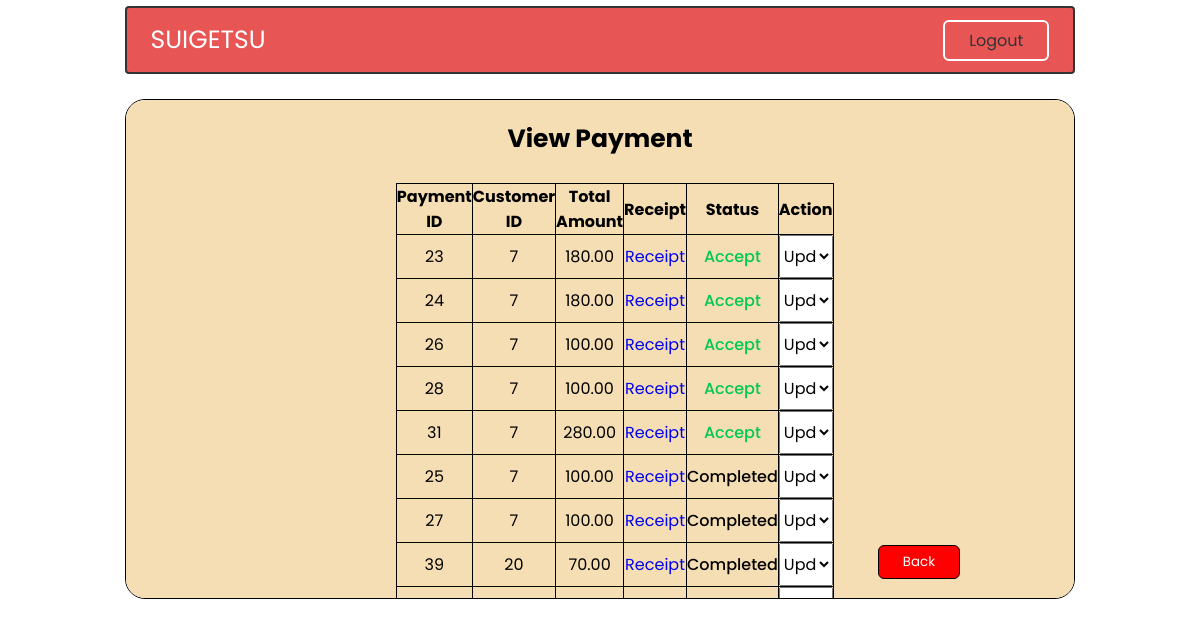
The page /admin/admin_payment.php on the database its author committed.
### tables this page shows
CREATE TABLE `payment` (
  `payment_id` int NOT NULL,
  `payment_amount` decimal(9,2) NOT NULL,
  `receipt` varchar(100) NOT NULL,
  `status` varchar(50) NOT NULL DEFAULT 'Pending',
  `payment_date` timestamp NULL DEFAULT CURRENT_TIMESTAMP,
  `ordersId` varchar(100) NOT NULL,
  `customerId` int NOT NULL
);

### admin/admin_payment.php (the view, shortened to what this page needs)
<?php
$conn = mysqli_connect('localhost', 'root', '', 'suigetsu');
$sql = "SELECT * FROM payment order by status";
$result = mysqli_query($conn, $sql);
?>
<!DOCTYPE html>
<html lang="en">
<head>
  <link rel="stylesheet" href="../style.css" />
  <link rel="stylesheet" href="https://cdnjs.cloudflare.com/ajax/libs/font-awesome/6.0.0-beta2/css/all.min.css" />
  <link rel="stylesheet" href="https://unicons.iconscout.com/release/v4.0.0/css/line.css" />
</head>
<body style="background: none;">
  <header class="header">
    <nav class="nav">
      <a href="#" class="nav_logo">SUIGETSU</a>
      <a class="button" href="../logout.php" onclick="alert('You are successfully logout!')" style="color: black">
        Logout</a>
    </nav>
    <section>
      <br>
      <div class="container">
        <h2>View Payment</h2><br>
        <table>
          <tr>
            <th>Payment ID</th>
            <th>Customer ID</th>
            <th>Total Amount</th>
            <th>Receipt</th>
            <th>Status</th>
            <th>Action</th>
          </tr>
          <?php
          while ($rows = mysqli_fetch_assoc($result)) {
            ?>
            <tr>
              <td>
                <?php echo $rows['payment_id']; ?>
              </td>
              <td>
                <?php echo $rows['customerId']; ?>
              </td>
              <td>
                <?php echo $rows['payment_amount']; ?>
              </td>
              <td><a href="../customer/customer_payment/upload/<?php echo $rows['receipt']; ?>"
                  target="_blank">Receipt</a></td>
              <?php
              if ($rows['status'] == 'Pending') {
                echo '<td><span style="color:#ffbb33;font-weight:500;">Pending<span></td>';
              }
              if ($rows['status'] == 'Accept') {
                echo '<td><span style="color:#00c851;font-weight:500;">Accept<span></td>';
              }
              if ($rows['status'] == 'Completed') {
                echo '<td><span style="color:black;font-weight:500;">Completed<span></td>';
              }
              ?>
              <td>
                <select
                  onchange="status_update(this.options[this.selectedIndex].value, '<?php echo $rows['payment_id'] ?>', '<?php echo $rows['ordersId'] ?>')">
                  <option value=" ">Update Status</option>
                </select>
              </td>
            </tr>
            <?php
          }
          ?>
        </table>
        <button class="button" name="back" onclick="history.back(-1)">
          Back
        </button>
      </div>
    </section>
  </header>
</body>
</html>

### style.css (style rules this page uses)
* { margin: 0; padding: 0; box-sizing: border-box; font-family: "Poppins", sans-serif; }
a { text-decoration: none; }
body { background-image: url('completion.png'); background-repeat: no-repeat; background-attachment: fixed; background-size: cover; }
.header { position: fixed; height: 80px; width: 100%; z-index: 100; padding: 0.5%; }
.nav { width: 80%; margin: 0 auto; background-color: rgb(226, 43, 43); border-radius: 4px ; opacity: 80%;; padding: 2%; border-width: 10px; border: 2px solid black; }
.nav, .nav_item { display: flex; height: 100%; align-items: center; justify-content: space-between; text-align: center; }
.nav_logo, .nav_link, .button { color: #fff; }
.nav_logo { font-size: 25px; }
.button { padding: 6px 24px; border: 2px solid #fff; background: transparent; border-radius: 6px; cursor: pointer; }

### admin/admin_payment.php (style rules this page uses)
table, td, th { border: 1px solid; }
table { width: 100%; border-collapse: collapse; }
h2 { width: 100%; font-size: 25px; text-align: center; }
td { text-align: center }
.container { width: 80%; background: wheat; border: solid 1px; border-radius: 20px; margin: auto; padding: 20px 20px; height: 500px; overflow: auto; box-shadow: 10px; padding-left: 270px; padding-right: 270px; }
select { width: 100%; padding: 0.5rem 0; font-size: 1rem; }
.container button { background-color: red; border-style: solid; border-color: black; border-width: 1px; position: absolute; margin-top: 5px; right: 20%; top: 540px; }

### rows shown on the page
payment: payment_id "23", customerId "7", payment_amount "180.00", status "Accept", payment_id+ordersId "Update Status"
payment: payment_id "24", customerId "7", payment_amount "180.00", status "Accept", payment_id+ordersId "Update Status"
payment: payment_id "26", customerId "7", payment_amount "100.00", status "Accept", payment_id+ordersId "Update Status"
payment: payment_id "28", customerId "7", payment_amount "100.00", status "Accept", payment_id+ordersId "Update Status"
payment: payment_id "31", customerId "7", payment_amount "280.00", status "Accept", payment_id+ordersId "Update Status"
payment: payment_id "25", customerId "7", payment_amount "100.00", status "Completed", payment_id+ordersId "Update Status"
payment: payment_id "27", customerId "7", payment_amount "100.00", status "Completed", payment_id+ordersId "Update Status"
payment: payment_id "39", customerId "20", payment_amount "70.00", status "Completed", payment_id+ordersId "Update Status"
payment: payment_id+ordersId "Update Status"
